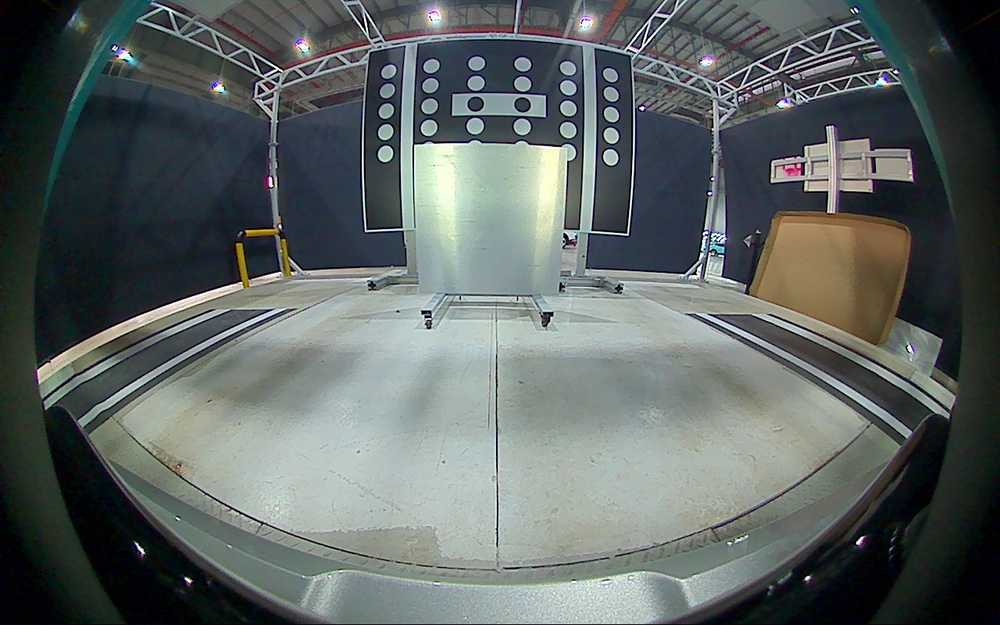
//> input picture images/front_cam.jpg, 1000 x 625 px, shrunk from 1280 x 800 before the run
$ ./test_undistor   (built with g++ and OpenCV 4)
//> lines starting //> are read from the running program, lines starting //| are printed output that depends on the picture
//
// Created by dinhnambkhn on 30/08/2023.
//

#include <iostream>
#include "PoseLib/poselib.h"

#include <Eigen/Dense>
#include <vector>
#include <chrono>

//opencv
#include "opencv2/opencv.hpp"
#include <opencv2/core.hpp>
#include <opencv2/imgproc.hpp>
#include <opencv2/highgui.hpp>
//calid3d
#include <opencv2/calib3d.hpp>

int main()
{
    //read the image VF6_front_.png with original size
    cv::Mat img = cv::imread("../front_cam.jpg", cv::IMREAD_COLOR);
//> img is the input picture: 625 rows x 1000 cols, CV_8UC3; mean B, G, R 99.1, 100.7, 93.4
    //VF6_rear_.png
    cv::Mat img_rear = cv::imread("../rear_cam.jpg", cv::IMREAD_COLOR);
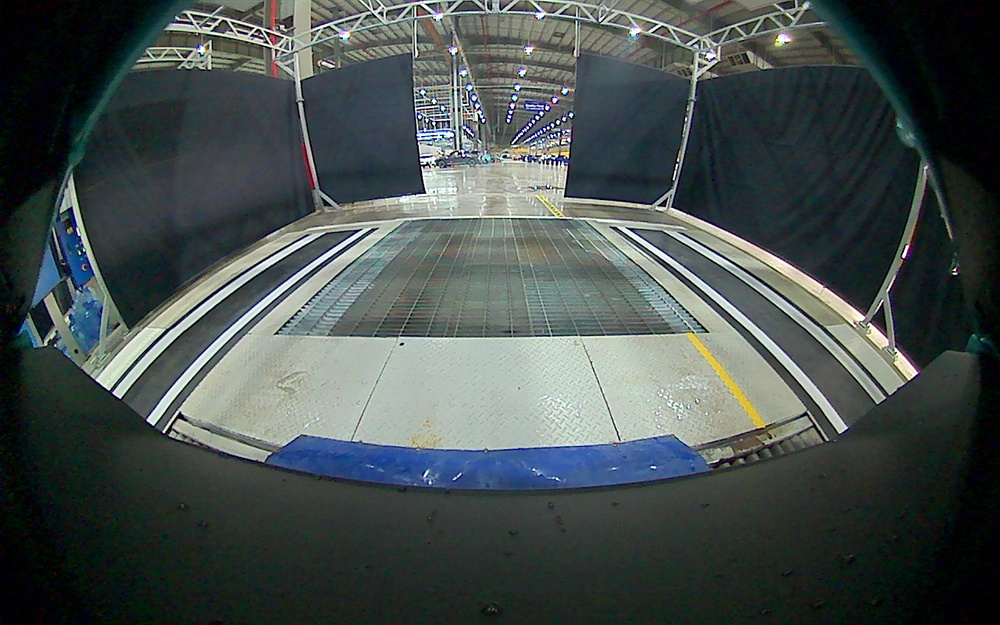
//> input picture images/rear_cam.jpg, 1000 x 625 px, shrunk from 1280 x 800 before the run
//> img_rear is the input picture: 625 rows x 1000 cols, CV_8UC3; mean B, G, R 78, 79.3, 70.7
    //success
    if (img.empty() || img_rear.empty())
    {
        std::cout << "Could not read the image: " << std::endl;
        return 1;
    }
    //img size
    std::cout << "img size = " << img.size() << "\n";
//| img size = [1000 x 625]

    //cv::Matx33d K(432.7390364738057, 0, 476.0614994349778, 0, 431.2395555913084, 288.7602152621297, 0, 0, 1);
    //std::vector<double> dist_coeff = { -0.2852754904152874, 0.1016466459919075, -0.0004420196146339175, 0.0001149909868437517, -0.01803978785585194 };

    //intrinsic matrix opencv
    //distortion_parameters:
//   k1: 0.138281
//   k2: 0.025172
//   p1: -0.030963
//   p2: 0.005019
//projection_parameters:
//   fx: 304.007121
//   fy: 304.078429
//   cx: 638.469054
//   cy: 399.956311

    cv::Matx33d K(304.007121, 0, 638.469054, 0, 304.078429, 399.956311, 0, 0, 1);
    //print K and distCoeffs
    std::cout << "K = " << K << "\n";
    //cofficient of distortion k1, k2, p1, p2
    std::vector<double> distCoeffs = { 0.138281, 0.025172, -0.030963, 0.005019 };
    //undistort
    cv::Mat img_undistort;
    cv::Mat img_rear_undistor;
    //new camera matrix
    cv::Mat K_new;
    //estimateNewCameraMatrixForUndistortRectify
    cv::fisheye::estimateNewCameraMatrixForUndistortRectify(K, distCoeffs, img.size(), cv::Matx33d::eye(), K_new, 1);
    //undistort
    cv::fisheye::undistortImage(img, img_undistort, K, distCoeffs, K_new);
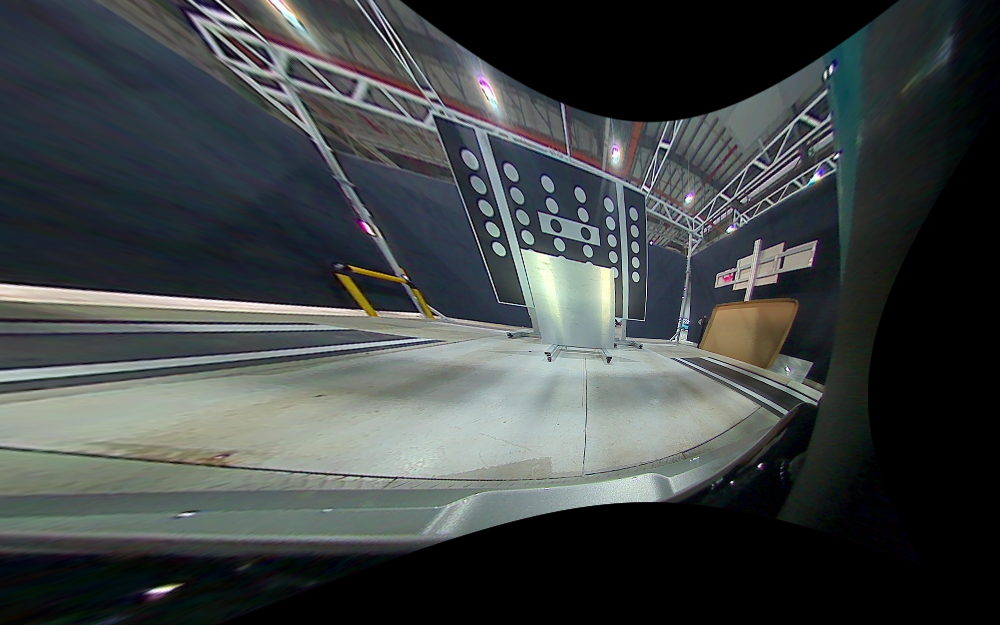
//> img_undistort: 625 rows x 1000 cols, CV_8UC3; mean B, G, R 68.8, 68.5, 63.6
    cv::fisheye::undistortImage(img_rear, img_rear_undistor, K, distCoeffs, K_new);
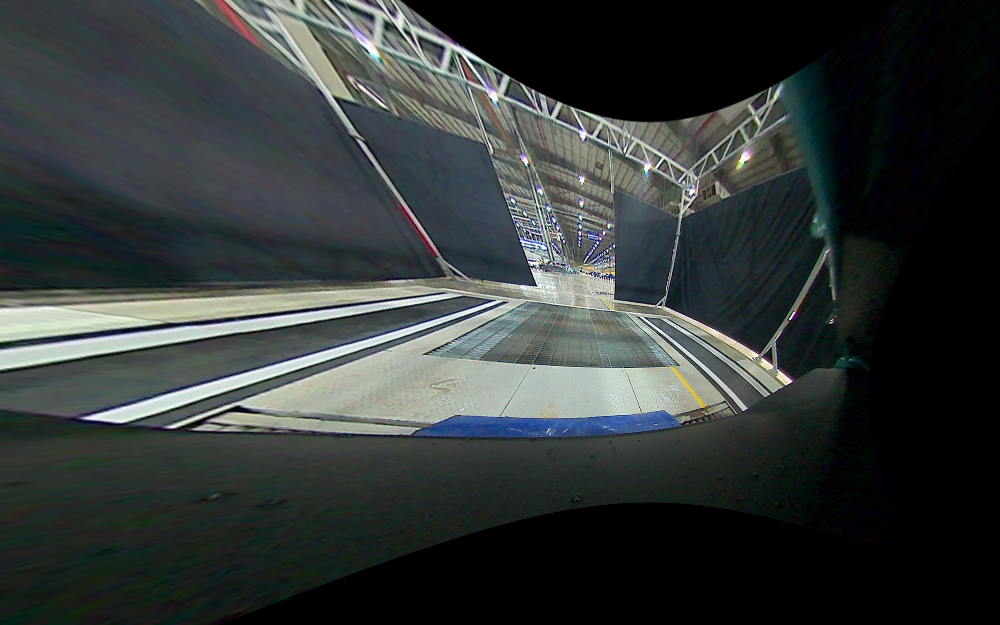
//> img_rear_undistor: 625 rows x 1000 cols, CV_8UC3; mean B, G, R 56.1, 57, 51.4
    //save img_undistort
    cv::imwrite("../front_un.png", img_undistort);
    cv::imwrite("../rear_un.png", img_rear_undistor);
    //print K_new
    std::cout << "K_new = " << K_new << "\n";
//| K_new = [129.2611395810608, 0, 649.0707942782312;
//|  0, 129.2914591120999, 395.0612523506186;
//|  0, 0, 1]
    //show img and img_undistort on same window
    cv::Mat img_show;
    cv::hconcat(img, img_undistort, img_show);
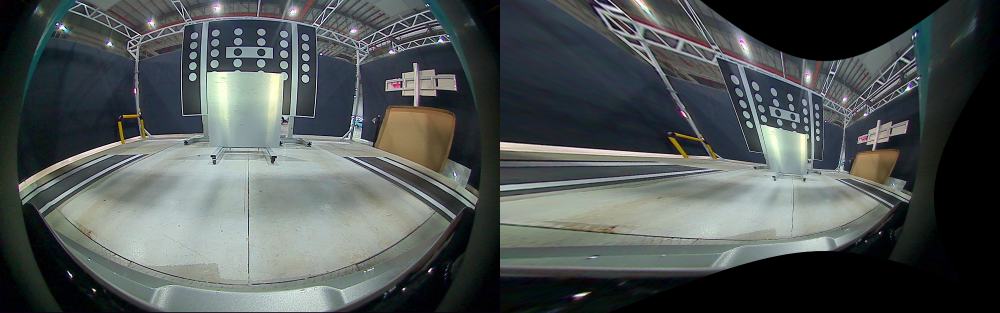
//> img_show: 625 rows x 2000 cols, CV_8UC3 (shown at 1/2 size); mean B, G, R 83.9, 84.6, 78.5
    cv::imshow("img and img_undistort", img_show);
    //wait for key press
    cv::waitKey(0);
}
